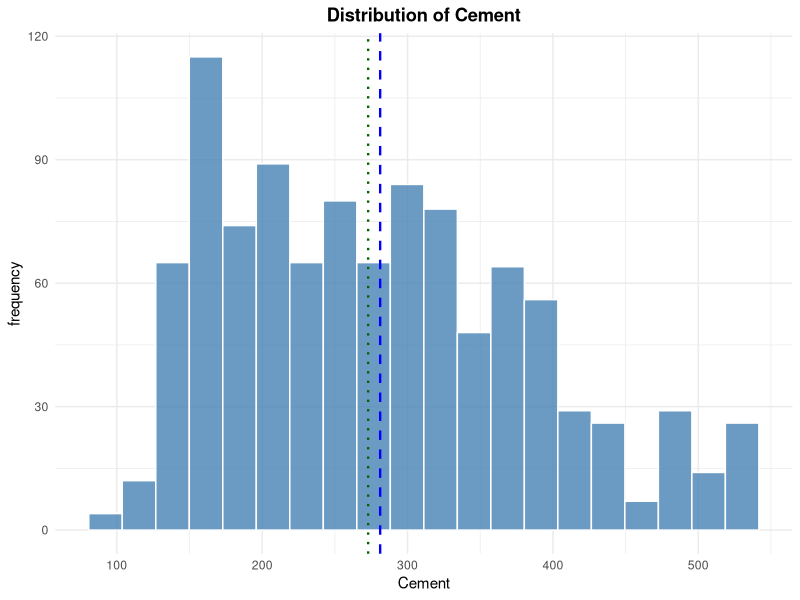
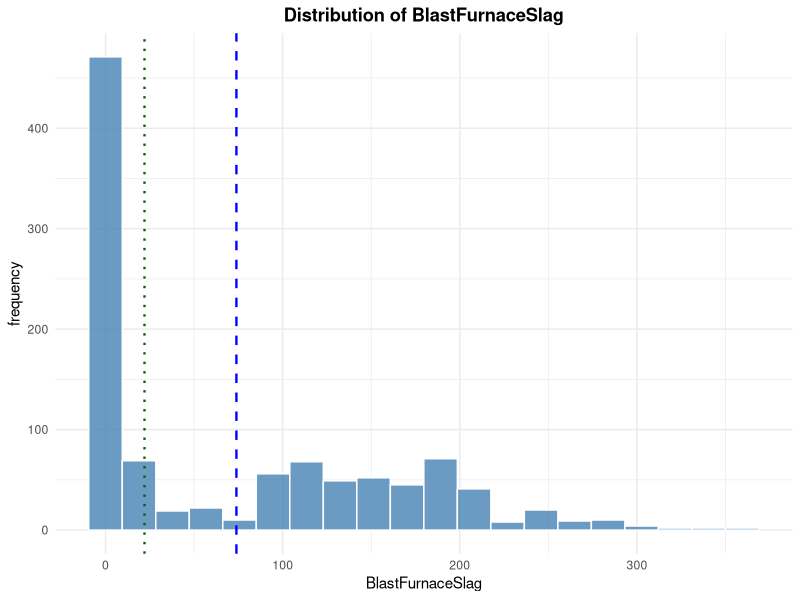
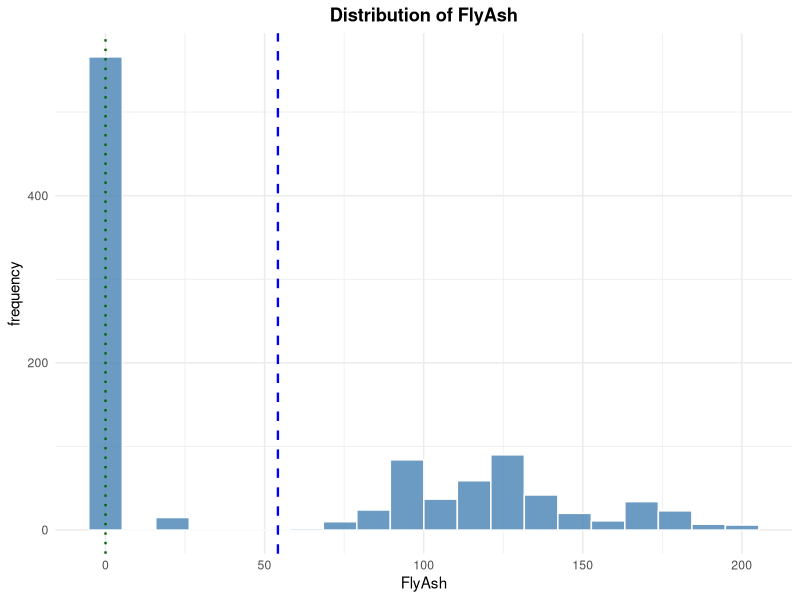
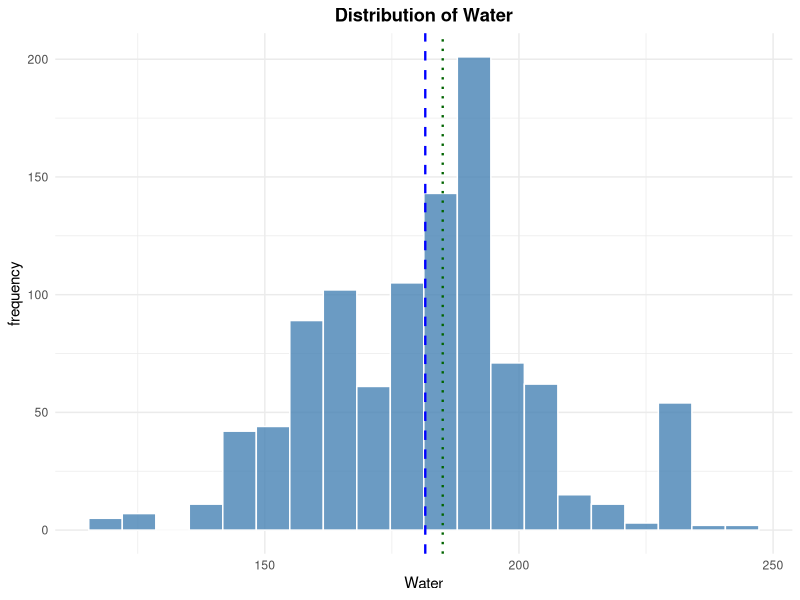
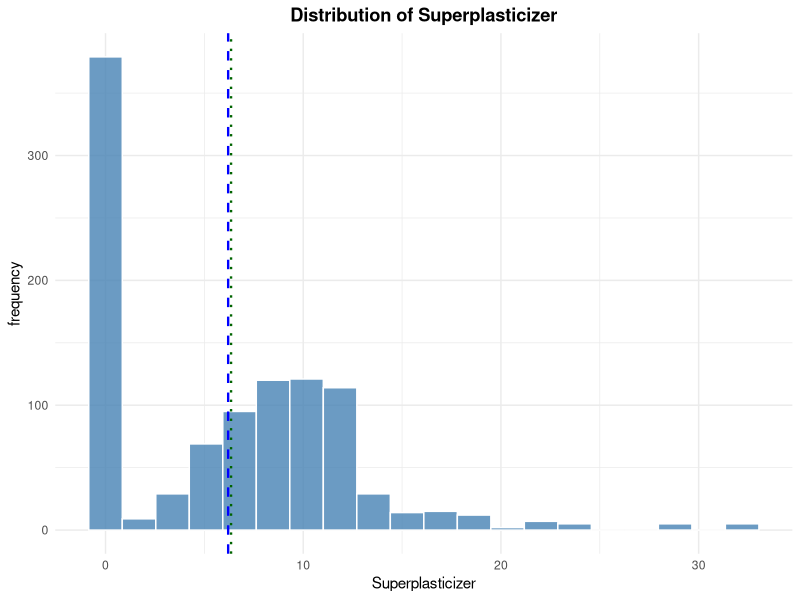
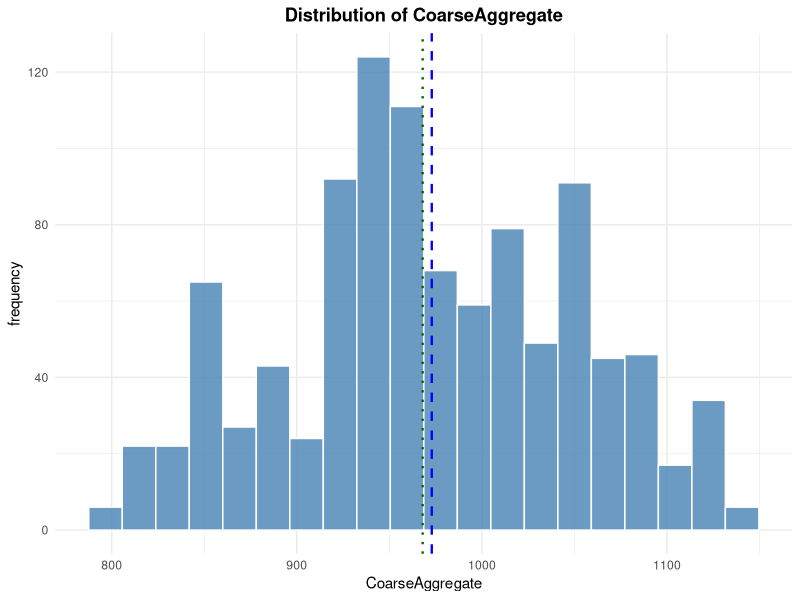
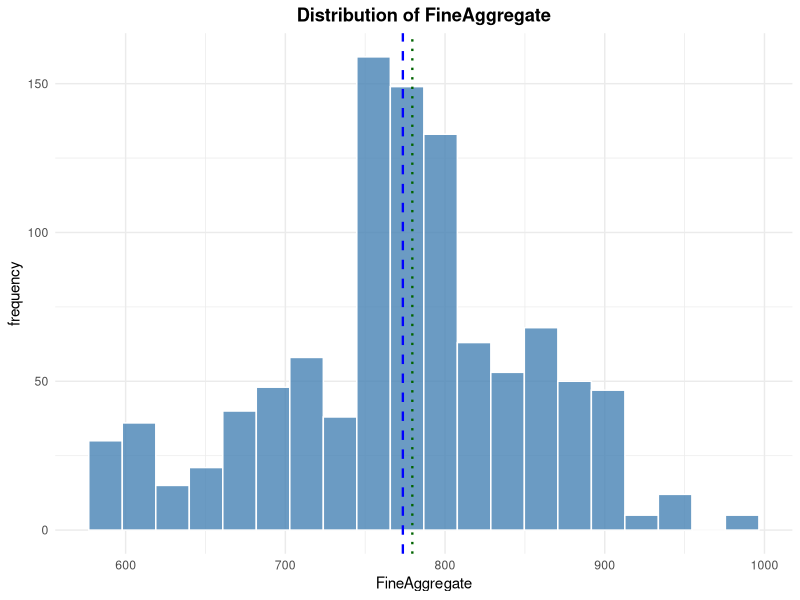
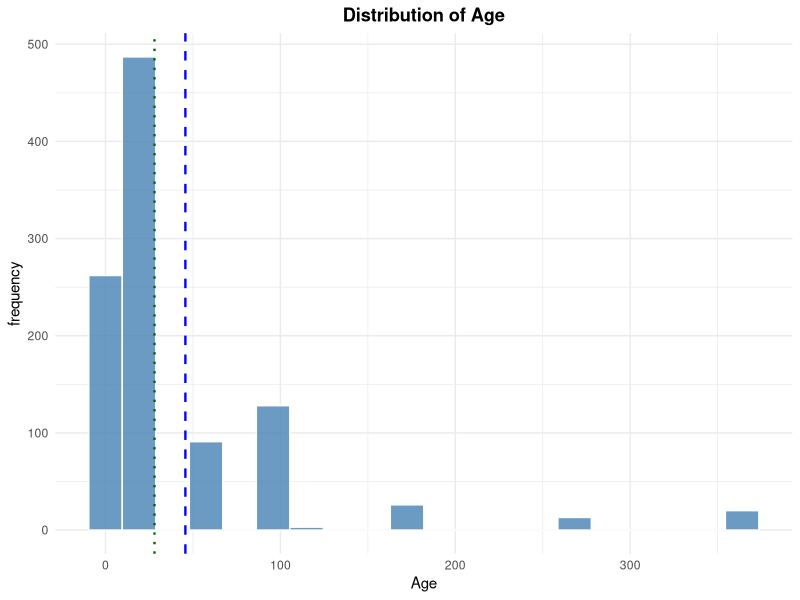

The R source for these figures, in order: (Note: this script raises an error after producing the figures.)
## ---- chunk 1

required_packages <- c("tidyverse", "glmnet", "knitr", "car")
missing_packages <- required_packages[
  !vapply(required_packages, requireNamespace, logical(1), quietly = TRUE)
]
if (length(missing_packages)) {
  stop("Install the required packages before rendering: ",
       paste(missing_packages, collapse = ", "))
}

library(tidyverse)
library(glmnet)
library(knitr)
library(car)
library(readxl)

seeds <- list(
  split = 240200L,
  cv = 240300L,
  features = 240400L
)

## ---- chunk 2

split_rows <- function(n, train_prop = 0.80, seed) {
  stopifnot(n >= 10L, train_prop > 0, train_prop < 1)
  set.seed(seed)
  train <- sort(sample.int(n, floor(train_prop * n), replace = FALSE))
  list(train = train, test = setdiff(seq_len(n), train))
}

fit_scaler <- function(x, tol = 1e-12) {
  x <- as.matrix(x)
  center <- colMeans(x)
  centered <- sweep(x, 2L, center, "-")
  scale <- sqrt(colMeans(centered^2))
  keep <- is.finite(scale) & scale > tol
  if (!any(keep)) stop("No nonconstant training predictor remains.")
  list(
    center = center[keep],
    scale = scale[keep],
    keep = keep,
    dropped = colnames(x)[!keep]
  )
}

apply_scaler <- function(x, prep) {
  x <- as.matrix(x)[, prep$keep, drop = FALSE]
  x <- sweep(x, 2L, prep$center, "-")
  sweep(x, 2L, prep$scale, "/")
}

make_foldid <- function(n, k = 5L, seed) {
  if (k < 3L || k > n) stop("Require 3 <= k <= number of training rows.")
  set.seed(seed)
  sample(rep(seq_len(k), length.out = n))
}

render_table <- function(df, caption, align = NULL) {
  if (is.null(align)) {
    align <- paste(rep("c", ncol(df)), collapse = "")
  }

  kbl(
    df,
    caption = caption,
    booktabs = TRUE,
    align = align
  ) |>
    kable_styling(
      latex_options = c("hold_position", "striped"),
      position = "center",
      full_width = FALSE,
      font_size = 10
    ) |>
    row_spec(0, bold = TRUE)
}

plot_histogram <- function(data, title, x_title, y_title) { 
  plot <- ggplot(
    data.frame(Value = data), 
    aes(x = Value)
  ) + 
    geom_histogram(
      bins = 20, 
      fill = "steelblue", 
      color = "white", 
      alpha = 0.8 
    ) + 
    geom_vline(
      xintercept = mean(data, na.rm = TRUE), 
      color = "blue", 
      linetype = "dashed", 
      linewidth = 0.8
    ) + 
    geom_vline(
      xintercept = median(data, na.rm = TRUE), 
      color = "darkgreen", 
      linetype = "dotted", 
      linewidth = 0.8
    ) + 
    labs(
      title = title, 
      x = x_title, 
      y = y_title
    ) + 
    theme_minimal(base_size = 11) + 
    theme(
      plot.title = element_text(
        hjust = 0.5, 
        face = "bold"
      )
    ) 
  
  return(plot) 
}

ols_stepwise_regression <- function(x_train,
                                    y_train,
                                    direction = "both") {
  
  df <- as.data.frame(x_train)
  df$y <- y_train
  
  full_model <- lm(
    y ~ .,
    data = df
  )
  
  best_model <- step(
    full_model,
    direction = direction,
    trace = 0
  )
  
  return (best_model)
}

fit_cv_glmnet <- function(x, y, alpha, foldid) {
  glmnet::cv.glmnet(
    x = x,
    y = y,
    family = "gaussian",
    alpha = alpha,
    foldid = foldid,
    standardize = FALSE,
    intercept = TRUE,
    type.measure = "mse"
  )
}

regression_metrics <- function(actual, predicted) {
  
  actual <- as.numeric(actual)
  predicted <- as.numeric(predicted)
  
  rmse <- sqrt(
    mean((actual - predicted)^2)
  )
  
  mae <- mean(
    abs(actual - predicted)
  )
  
  r2 <- 1 - (
    sum((actual - predicted)^2) /
    sum((actual - mean(actual))^2)
  )
  
  data.frame(
    RMSE = rmse,
    MAE = mae,
    R2 = r2
  )
}

## ---- chunk 3
raw_data <- read_excel("Concrete_Data.xls")
old_column_names <- names(raw_data)
new_column_names <- c("Cement",
                      "BlastFurnaceSlag",
                      "FlyAsh",
                      "Water",
                      "Superplasticizer",
                      "CoarseAggregate",
                      "FineAggregate",
                      "Age",
                      "Strength")
names(raw_data) <- new_column_names
colSums(is.na(raw_data))

## ---- chunk 4

for (name in new_column_names){
  print(plot_histogram(raw_data[[name]], 
                       paste("Distribution of", name), 
                       name,
                       "frequency"))
}

## ---- chunk 5



## ---- chunk 6



## ---- chunk 7

x_train
y_train
x_test
y_test

## ---- chunk 8

transform_data <- raw_data

transform_data$Cement <- sqrt(transform_data$Cement)
transform_data$BlastFurnaceSlag <- transform_data$BlastFurnaceSlag
transform_data$FlyAsh <- transform_data$FlyAsh 
transform_data$Water <- (transform_data$Water)^2
transform_data$Superplasticizer <- transform_data$Superplasticizer
transform_data$CoarseAggregate <- transform_data$CoarseAggregate
transform_data$FineAggregate <- transform_data$FineAggregate
transform_data$Age <- log(transform_data$Age)
transform_data$Strength <- sqrt(transform_data$Strength)

for (name in new_column_names){
  print(plot_histogram(transform_data[[name]], 
                       paste("Distribution of", name) , 
                       name,
                       "frequency"))
}

## ---- chunk 9

library(car)

train_data <- data.frame(
  x_train,
  y_train = y_train
)

vif_model <- lm(
  y_train ~ .,
  data = train_data
)

vif_values <- car::vif(vif_model)

vif_table <- data.frame(
  Predictor = names(vif_values),
  VIF = as.numeric(vif_values)
)

vif_table <- vif_table[order(-vif_table$VIF), ]

vif_table$VIF <- round(vif_table$VIF, 2)

vif_table$Assessment <- cut(
  vif_table$VIF,
  breaks = c(-Inf, 5, 10, Inf),
  labels = c("Acceptable", "High", "Very High")
)

render_table(
  vif_table,
  caption = "Variance Inflation Factor (VIF) of Training Predictors"
)

## ---- chunk 10

stepwise_model <- ols_stepwise_regression(
  x_train = x_train,
  y_train = y_train,
  direction = "both"
)

all_predictors <- colnames(x_train)

selected_predictors <- names(coef(stepwise_model))[-1]

selection_table <- data.frame(
  Predictor = all_predictors,
  Selected = ifelse(
    all_predictors %in% selected_predictors,
    "Yes",
    "No"
  )
)

render_table(
  selection_table,
  caption = "Feature Selection Results from Stepwise Regression"
)

## ---- chunk 11

# Prepare training data
train_data <- data.frame(
  x_train,
  y = y_train
)

# Fit baseline OLS model
ols_model <- lm(
  y ~ .,
  data = train_data
)

# Extract coefficients
ols_coef <- data.frame(
  Predictor = names(coef(ols_model)),
  Coefficient = as.numeric(coef(ols_model))
)

ols_coef$Coefficient <- round(
  ols_coef$Coefficient,
  4
)

# Display coefficients
render_table(
  ols_coef,
  caption = "OLS Baseline Model Coefficients"
)

## ---- chunk 12

ridge_cv <- fit_cv_glmnet(
  x = as.matrix(x_train),
  y = y_train,
  alpha = 0,
  foldid = foldid
)

ridge_lambda <- ridge_cv$lambda.min

ridge_lambda

ridge_coef <- data.frame(
  Predictor = rownames(as.matrix(
    coef(ridge_cv, s = "lambda.min")
  )),
  Coefficient = as.numeric(
    coef(ridge_cv, s = "lambda.min")
  )
)

ridge_coef$Coefficient <- round(
  ridge_coef$Coefficient,
  4
)

render_table(
  ridge_coef,
  caption = "Ridge Regression Coefficients"
)

## ---- chunk 13

lasso_cv <- fit_cv_glmnet(
  x = as.matrix(x_train),
  y = y_train,
  alpha = 1,
  foldid = foldid
)

lasso_lambda <- lasso_cv$lambda.min

lasso_lambda

lasso_coef <- data.frame(
  Predictor = rownames(as.matrix(
    coef(lasso_cv, s = "lambda.min")
  )),
  Coefficient = as.numeric(
    coef(lasso_cv, s = "lambda.min")
  )
)

lasso_coef$Coefficient <- round(
  lasso_coef$Coefficient,
  4
)

render_table(
  lasso_coef,
  caption = "Lasso Regression Coefficients"
)

## ---- chunk 14

alpha_grid <- seq(
  0.1,
  0.9,
  by = 0.1
)

elastic_results <- lapply(
  alpha_grid,
  function(alpha) {
    
    cv_fit <- fit_cv_glmnet(
      x = as.matrix(x_train),
      y = y_train,
      alpha = alpha,
      foldid = foldid
    )
    
    data.frame(
      alpha = alpha,
      lambda = cv_fit$lambda.min,
      cv_mse = min(cv_fit$cvm)
    )
  }
)

elastic_results <- do.call(
  rbind,
  elastic_results
)

best_elastic <- elastic_results[
  which.min(elastic_results$cv_mse),
]

best_elastic

elastic_cv <- fit_cv_glmnet(
  x = as.matrix(x_train),
  y = y_train,
  alpha = best_elastic$alpha,
  foldid = foldid
)

elastic_coef <- data.frame(
  Predictor = rownames(as.matrix(
    coef(elastic_cv, s = "lambda.min")
  )),
  Coefficient = as.numeric(
    coef(elastic_cv, s = "lambda.min")
  )
)

elastic_coef$Coefficient <- round(
  elastic_coef$Coefficient,
  4
)

render_table(
  elastic_coef,
  caption = "Elastic Net Regression Coefficients"
)

## ---- chunk 15

ols_pred <- predict(
  ols_model,
  newdata = data.frame(x_test)
)

ols_metrics <- regression_metrics(
  actual = y_test,
  predicted = ols_pred
)

ridge_pred <- predict(
  ridge_cv,
  newx = as.matrix(x_test),
  s = "lambda.min"
)

ridge_metrics <- regression_metrics(
  actual = y_test,
  predicted = ridge_pred
)

lasso_pred <- predict(
  lasso_cv,
  newx = as.matrix(x_test),
  s = "lambda.min"
)

lasso_metrics <- regression_metrics(
  y_test,
  lasso_pred
)

elastic_pred <- predict(
  elastic_cv,
  newx = as.matrix(x_test),
  s = "lambda.min"
)

elastic_metrics <- regression_metrics(
  actual = y_test,
  predicted = elastic_pred
)

## ---- chunk 16

data(ToothGrowth)

ToothGrowth$supp <- factor(ToothGrowth$supp)
ToothGrowth$dose <- factor(ToothGrowth$dose)

model <- lm(len ~ supp * dose, data = ToothGrowth)
model_trans <- lm(log(len) ~ supp * dose, data = ToothGrowth)

qqnorm(residuals(model))
qqline(residuals(model))

qqnorm(residuals(model_trans))
qqline(residuals(model_trans))



plot(fitted(model_trans), residuals(model_trans),
     xlab = "Fitted values",
     ylab = "Residuals")

abline(h = 0, lty = 2)

plot(residuals(model_trans),
     type = "p",
     xlab = "Observation order",
     ylab = "Residual")

abline(h = 0, lty = 2)
